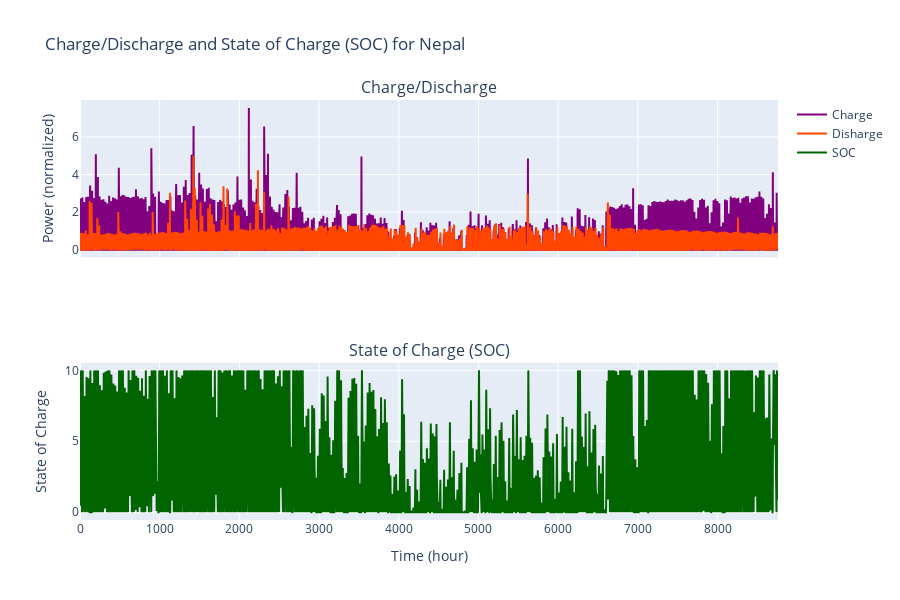

The code cell stored with this chart in its notebook:
### Code cell
plot_storage(optimized_charge, optimized_discharge, optimized_stock, country_name, colors_dict = colors_dict, savefig=True)

### Figure 1 — Plotly figure (JSON) as saved in the notebook; plotly's stock layout.template omitted (floating-point values rounded to 4 significant figures; data arrays with more than 128 entries replaced by an {"elided": "..."} marker saying what was removed)
{"data": [{"marker": {"color": "purple"}, "mode": "lines", "name": "Charge", "type": "scatter", "x": {"elided": "8760 int values"}, "xaxis": "x", "y": {"elided": "8760 float values"}, "yaxis": "y"}, {"marker": {"color": "orangered"}, "mode": "lines", "name": "Disharge", "type": "scatter", "x": {"elided": "8760 int values"}, "xaxis": "x", "y": {"elided": "8760 float values"}, "yaxis": "y"}, {"marker": {"color": "darkgreen"}, "mode": "lines", "name": "SOC", "type": "scatter", "x": {"elided": "8760 int values"}, "xaxis": "x2", "y": {"elided": "8760 float values"}, "yaxis": "y2"}], "layout": {"annotations": [{"font": {"size": 16}, "showarrow": false, "text": "Charge/Discharge", "x": 0.5, "xanchor": "center", "xref": "paper", "y": 1, "yanchor": "bottom", "yref": "paper"}, {"font": {"size": 16}, "showarrow": false, "text": "State of Charge (SOC)", "x": 0.5, "xanchor": "center", "xref": "paper", "y": 0.375, "yanchor": "bottom", "yref": "paper"}], "height": 600, "title": {"text": "Charge/Discharge and State of Charge (SOC) for Nepal"}, "xaxis": {"anchor": "y", "domain": [0, 1], "matches": "x2", "showticklabels": false}, "xaxis2": {"anchor": "y2", "domain": [0, 1], "title": {"text": "Time (hour)"}}, "yaxis": {"anchor": "x", "domain": [0.625, 1], "title": {"text": "Power (normalized)"}}, "yaxis2": {"anchor": "x2", "domain": [0, 0.375], "title": {"text": "State of Charge"}}}}
